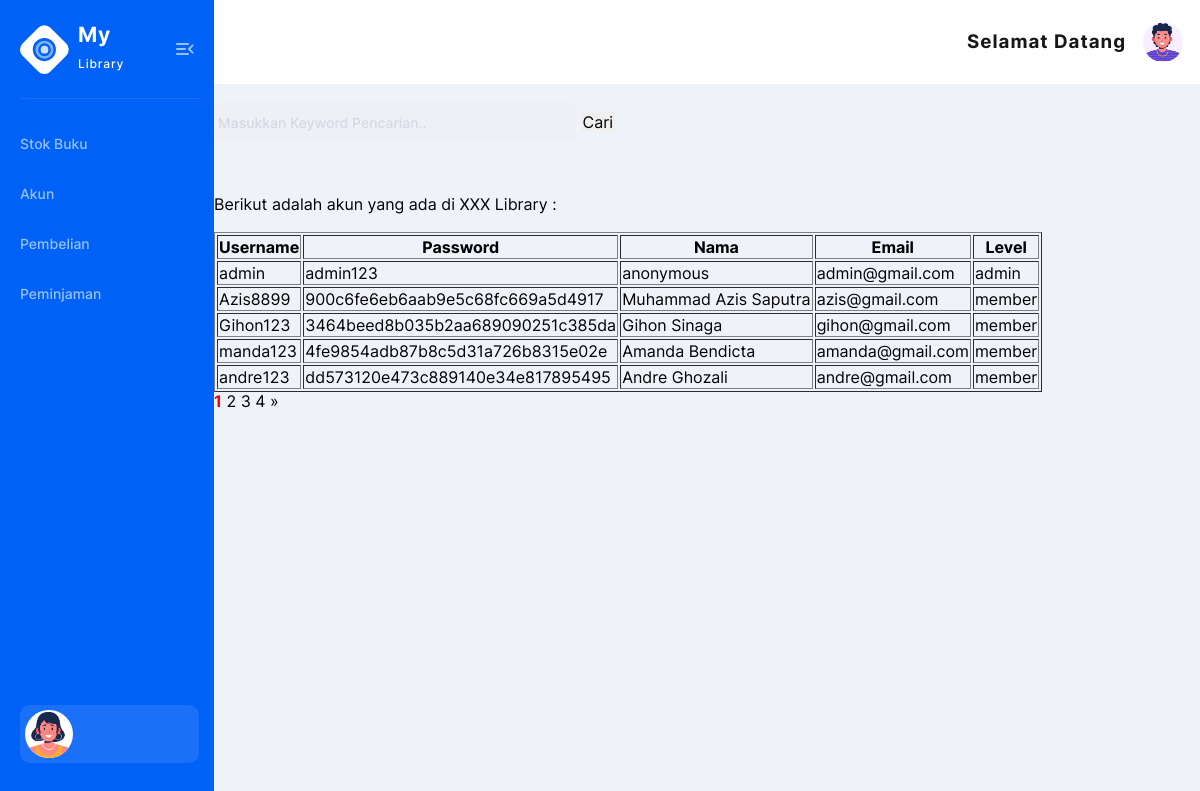
/akun.php, run on an earlier commit of the app's database.
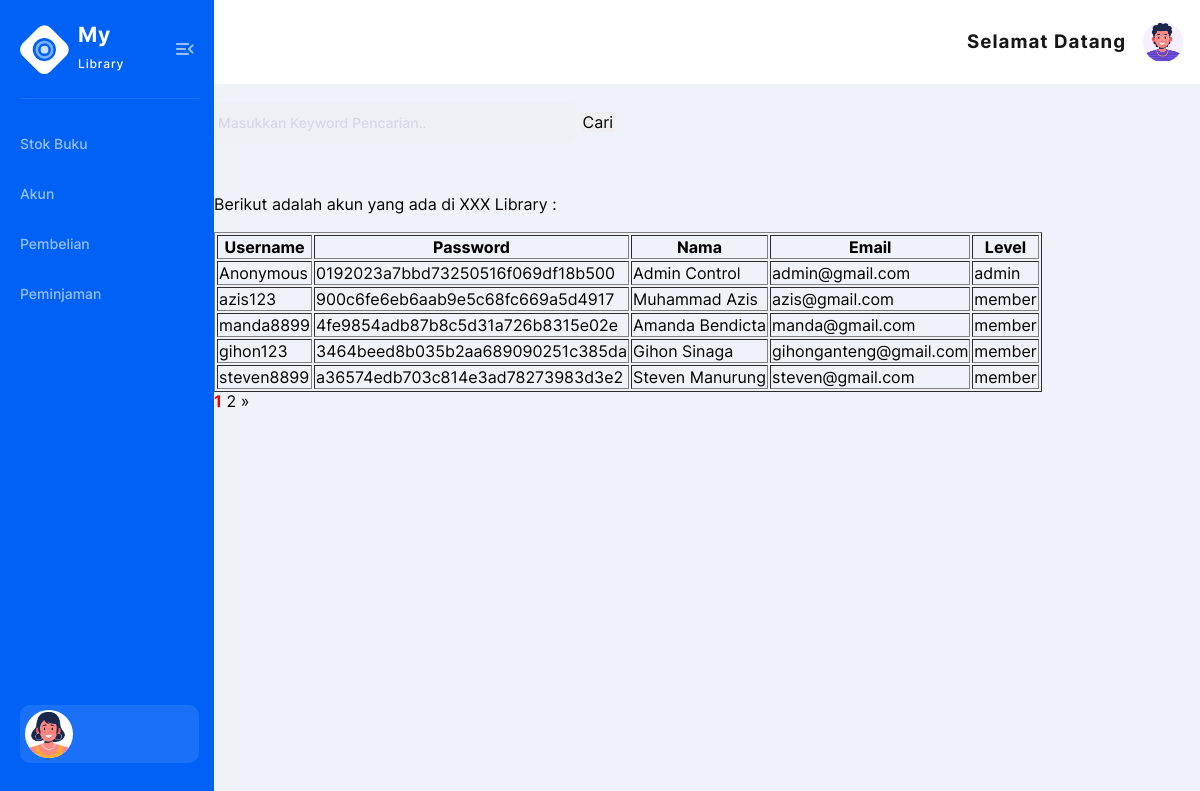
And on a later commit of the database.
### tables this page shows
CREATE TABLE `user_library` (
  `id_member` int(5) NOT NULL,
  `username` varchar(255) DEFAULT NULL,
  `password` varchar(50) DEFAULT NULL,
  `nama` varchar(50) DEFAULT NULL,
  `email` varchar(100) DEFAULT NULL,
  `no_telepon` varchar(12) NOT NULL,
  `alamat` varchar(100) NOT NULL,
  `keterangan` varchar(100) DEFAULT NULL,
  `level` varchar(200) NOT NULL
);

### includes/koneksi.php (called while the page is built, shortened)
<?php
    $servername = 'localhost';
    $username = 'root';
    $password = '';
    $database = 'library_input';
    $koneksi = mysqli_connect($servername, $username, $password, $database);
    function query($query) {
        global $koneksi;
        $result = mysqli_query($koneksi, $query);
        $rows = [];
        while ($row = mysqli_fetch_assoc($result)) {
             $rows[] = $row;
        }
        return $rows;
    }
?>

### akun.php (the view, shortened to what this page needs)
<?php
include ('includes/koneksi.php');
$jumlahDataPerHalaman = 5;
$jumlahData = count(query("SELECT * FROM user_library"));
$jumlahHalaman = ceil($jumlahData / $jumlahDataPerHalaman);
$halamanAktif = (isset($_GET["halaman"])) ? $_GET["halaman"] : 1;
$awalData = ($jumlahDataPerHalaman * $halamanAktif) - $jumlahDataPerHalaman;
$posting = query("SELECT * FROM user_library LIMIT $awalData, $jumlahDataPerHalaman");
include('headeradmin.php');
?>
<form action="" method="POST" accept-charset="utf-8">
    <input type="text" name="keyword" size="30" placeholder="Masukkan Keyword Pencarian.." autocomplete="OFF" autofocus="">
    <button type="submit" name="cari">Cari</button>
  </form>
  <br /><br />
Berikut adalah akun yang ada di XXX Library :
<br /><br />
<table border="1" class="table table-bordered" >
              <tr>
                <th >Username</th>
                <th >Password</th>
                <th >Nama</th>
                <th >Email</th>
                <th >Level</th>
              </tr>
<?php
 foreach($posting as $row)
          {
        ?>
      <tr>
      <td class="align-middle"><?php echo $row['username']; ?></td>
      <td class="align-middle"><?php echo $row['password']; ?></td>
      <td class="align-middle"><?php echo $row['nama']; ?></td>
      <td class="align-middle"><?php echo $row['email']; ?></td>
      <td class="align-middle"><?php echo $row['level']; ?></td>
    </tr>
   <?php } ?>
</table>
  <?php for ($i = 1; $i <= $jumlahHalaman; $i++) : ?>
    <?php if($i == $halamanAktif ) : ?>
      <a href="?halaman=<?= $i; ?>" style="font-weight: bold; color: red;"><?= $i; ?></a>
    <?php else : ?>
      <a href="?halaman=<?= $i; ?>"><?= $i; ?></a>
    <?php endif; ?>
  <?php endfor; ?>
  <?php if($halamanAktif < $jumlahHalaman) : ?>
    <a href="?halaman=<?= $halamanAktif + 1; ?>" title="Next">&raquo;</a>
  <?php endif; ?>
</body>
</html>

### headeradmin.php (shortened to what this page needs)
<head>
    <link rel="stylesheet" href="asset/css/style.min.css">
</head>
<body>
    <div class="page-flex">
      <aside class="sidebar">
        <div class="sidebar-start">
            <div class="sidebar-head">
                <a href="admin.php" class="logo-wrapper" title="Home">
                    <span class="icon logo" aria-hidden="true"></span>
                    <div class="logo-text">
                        <span class="logo-title">My</span>
                        <span class="logo-subtitle">Library</span>
                    </div>
                </a>
                <button class="sidebar-toggle transparent-btn" title="Menu" type="button">
                    <span class="icon menu-toggle" aria-hidden="true"></span>
                </button>
            </div>
            <div class="sidebar-body">
                <ul class="sidebar-body-menu">
                    <li>
                    <a class="dropdown-item" href="admin.php">Stok Buku</a>
                    <a class="dropdown-item" href="akun.php">Akun</a>
                    <a class="dropdown-item" href="pembelian.php">Pembelian</a>
                    <a class="dropdown-item" href="peminjaman.php">Peminjaman</a>
                        </li>
                </ul>
            </div>
        </div>
        <div class="sidebar-footer">
            <a href="##" class="sidebar-user">
                <span class="sidebar-user-img">
                    <picture><source srcset="./img/avatar/avatar-illustrated-01.webp" type="image/webp"><img src="./img/avatar/avatar-illustrated-01.png" alt="User name"></picture>
                    </span>
                </a>
        </div>
    </aside>
    <div class="main-wrapper">
        <nav class="main-nav--bg">
          <div class="container main-nav">
            <div class="main-nav-end">
<h3>Selamat Datang <?php echo $_SESSION['username'] ?></h3>
<div class="nav-user-wrapper">
    <button href="##" class="nav-user-btn dropdown-btn" title="My profile" type="button">
      <span class="nav-user-img">
        <picture><source srcset="./img/avatar/avatar-illustrated-02.webp" type="image/webp"><img src="./img/avatar/avatar-illustrated-02.png" alt="User name"></picture>
        </span>
    </button>
</div>
</div>
</div>
</nav>
<br />

What changed in the data, as far as the page shows it:
changed user_library "admin@gmail.com": username "admin" → "Anonymous"; password "admin123" → "0192023a7bbd73250516f069df18b500"; nama "anonymous" → "Admin Control"
changed user_library "900c6fe6eb6aab9e5c68fc669a5d4917": username "Azis8899" → "azis123"; nama "Muhammad Azis Saputra" → "Muhammad Azis"
changed user_library: username "Gihon123" → "manda8899"; password "3464beed8b035b2aa689090251c385da" → "4fe9854adb87b8c5d31a726b8315e02e"; nama "Gihon Sinaga" → "Amanda Bendicta"; email "gihon@gmail.com" → "manda@gmail.com"
changed user_library: username "manda123" → "gihon123"; password "4fe9854adb87b8c5d31a726b8315e02e" → "3464beed8b035b2aa689090251c385da"; nama "Amanda Bendicta" → "Gihon Sinaga"; email "amanda@gmail.com" → "gihonganteng@gmail.com"
changed user_library: username "andre123" → "steven8899"; password "dd573120e473c889140e34e817895495" → "a36574edb703c814e3ad78273983d3e2"; nama "Andre Ghozali" → "Steven Manurung"; email "andre@gmail.com" → "steven@gmail.com"
Also different on the page:
list line gone: "3"
list line gone: "4"
